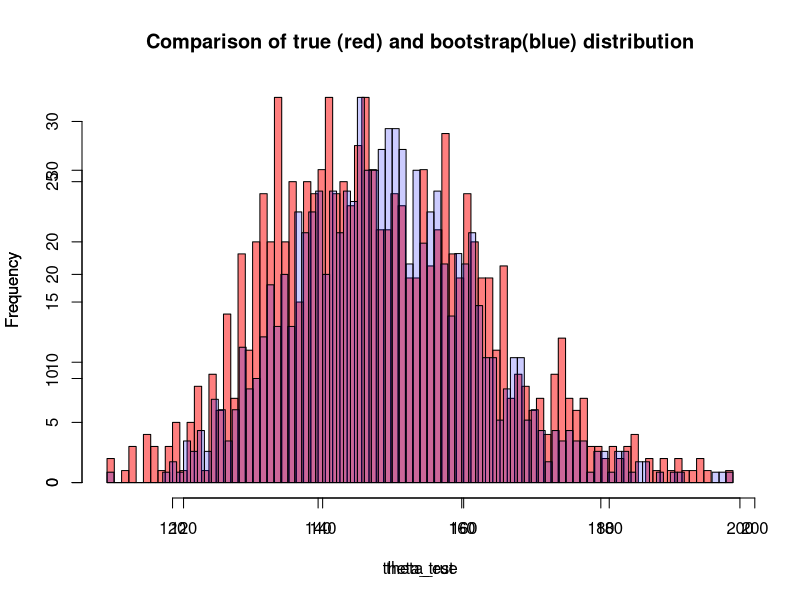

Source code (R):
# We use bootstrap to find the standard error of an estimate of theta = exp(mean) from a random sample drawn from
# a normal distribution with unit variance. 
set.seed(205)
mean = 5
variance = 1
n = 100
R = 1000

# Bootstrapping
rand_sample = rnorm(n, mean, sqrt(variance))
theta_est = rep(NA,R)
for (i in 1:R){
  this_sample = sample(rand_sample, n, replace = T)
  theta_est[i] = exp(mean(this_sample))
}

# Standard error
std_error = sqrt(sum((theta_est-mean(theta_est))^2)/(R-1))
print('Standard Error estimated by bootstrap is')
print(sd(theta_est))

# 95% pivot confidence interval
pivoted = theta_est - mean(theta_est)
quantiles = quantile(pivoted, c(0.025, 0.975))
CI.pivot = 2*mean(theta_est) - c(quantiles[2],quantiles[1])
print('Pivot Confidence Interval is')
print(CI.pivot)

# We now check if bootstrap captures the true distribution by plotting the bootstrap distribution 
# against the true distribution

# true distribution
theta_true = rep(NA,R)
for (i in 1:R){
  this_sample = rnorm(n, mean, sqrt(variance))
  theta_true[i] = exp(mean(this_sample))
}

hist(theta_true, breaks = 100, col = rgb(1,0,0,0.5), 
     main = 'Comparison of true (red) and bootstrap(blue) distribution')
par(new = T)
hist(theta_est, breaks = 100, col = rgb (0, 0, 1, 0.2), main = '')